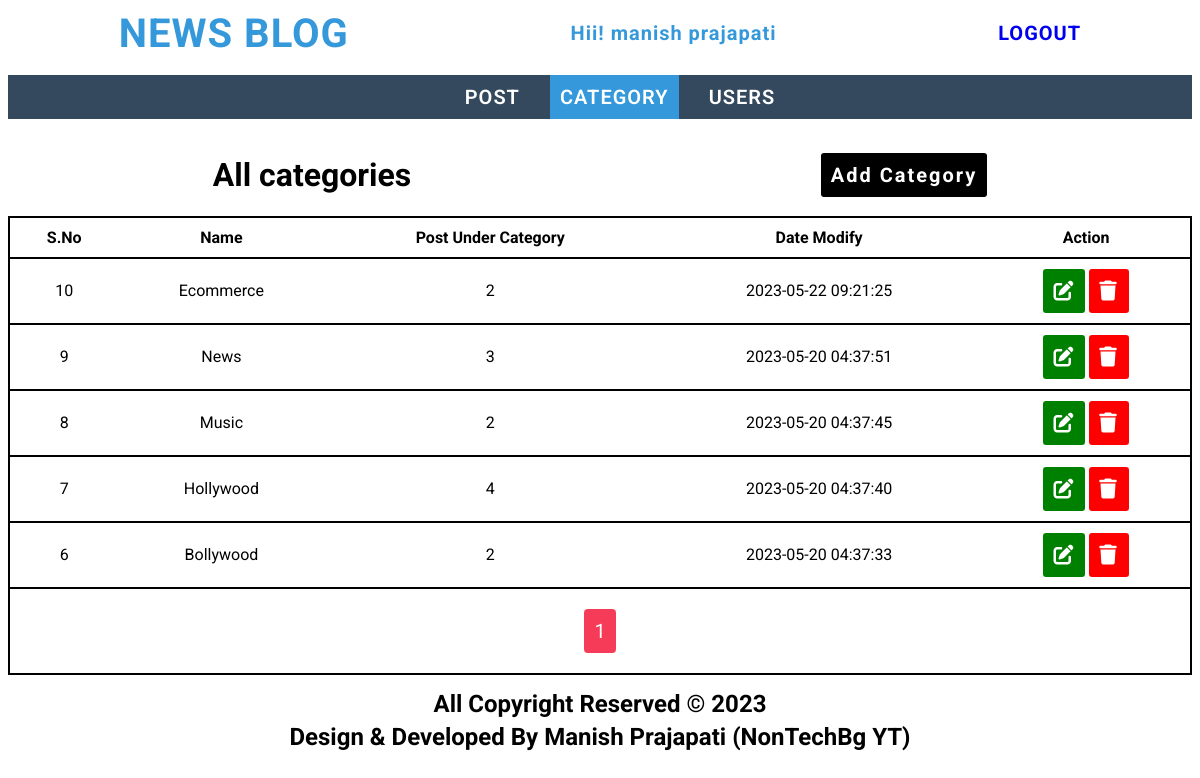
The app's page /admin/category.php (signed in) with its own data.
### tables this page shows
CREATE TABLE `category` (
  `sr_no` int(11) NOT NULL,
  `cat_name` varchar(100) NOT NULL,
  `post_under_cat` int(5) NOT NULL DEFAULT 0,
  `date_modify` datetime NOT NULL
);

### admin/category.php (the view, shortened to what this page needs)
<?php require_once("parts/header.php"); ?>
    <div class="d-flex">
        <h1>All categories</h1>
        <a href="add_category.php" class="btn-black">add category</a>
    </div>
    <table>
        <thead>
            <tr>
                <th>S.No</th>
                <th>name</th>
                <th>post under category</th>
                <th>date modify</th>
                <th>action</th>
            </tr>
        </thead>
        <tbody>
        <?php
            $query = "SELECT * FROM category ORDER BY date_modify DESC LIMIT $offset,$global_limit";
            $result = mysqli_query($conn,$query);
            $total_rows = mysqli_num_rows($result);
            if($total_rows > 0){
                while($data = mysqli_fetch_assoc($result)){
                    echo "<tr>
                    <td>{$data['sr_no']}</td>
                    <td>{$data['cat_name']}</td>
                    <td>{$data['post_under_cat']}</td>
                    <td>{$data['date_modify']}</td>
                    <td>
                        <a class='btn-green' href='edit_category.php?id={$data['sr_no']}&cat_name={$data['cat_name']}'><i class='fa-solid fa-pen-to-square'></i></a>
                        <a class='btn-red' href='del_category.php?id={$data['sr_no']}'><i class='fa-solid fa-trash'></i></a>
                    </td>
                </tr>";
                }
            }else{
                echo "<tr><td colspan='5'>no categories found</td></tr>";
            }
            $pagi_query = "SELECT COUNT(*) as total FROM category";
            $result2 = mysqli_query($conn,$pagi_query);
            $info = mysqli_fetch_assoc($result2);
            $total_records = $info['total'];
            $total_pages = ceil($total_records/$global_limit);
        ?>
        </tbody>
        <tfoot>
            <tr>
                <td colspan='5'>
                <div class='pagination'>
                    <?php
                        for($i=1;$i<=$total_pages;$i++){
                            $active = $page == $i ? "active":"";
                            echo "<a href='category.php?page=$i' class='$active'>$i</a>";
                        }
                    ?>
                </div>
                </td>
            </tr>
        </tfoot>
    </table>
<?php require_once("parts/footer.php"); ?>

### admin/color.css (style rules this page uses)
* { font-family: 'Roboto', sans-serif; list-style-type: none; }
a { text-decoration: none; }
.login,.btn-black,.btn-green,.btn-red { outline: none; border: none; padding: 10px; text-transform: capitalize; letter-spacing: 2px; color: #fff; background-color: #3498db; border-radius: 3px; cursor: pointer; font-size: 20px; font-weight: bold; }
.btn-black { background-color: black; }
.btn-green { display: inline-block; background-color: green; }
.btn-red { display: inline-block; background-color: red; }
.d-flex { display: flex; justify-content: space-around; align-items: center; }
table { width: 100%; border: 2px solid black; border-radius: 3px; text-transform: capitalize; text-align: center; border-collapse: collapse; }
table th,table td { padding: 10px; }
table tr { border-bottom: 2px solid black; }
table tr:first-child { border-top: 2px solid black; }
table tr:last-child { border-bottom: none; }
.pagination { padding: 20px; margin: 0 auto; }
.pagination a { text-transform: capitalize; font-size: 20px; background-color: #3c40c6; color: #fff; padding: 10px; border-radius: 4px; margin: 0 3px; }
.pagination a.active { background-color: #f53b57; }

### records on screen
category: sr_no "10", cat_name "Ecommerce", post_under_cat "2", date_modify "2023-05-22 09:21:25"
category: sr_no "9", cat_name "News", post_under_cat "3", date_modify "2023-05-20 04:37:51"
category: sr_no "8", cat_name "Music", post_under_cat "2", date_modify "2023-05-20 04:37:45"
category: sr_no "7", cat_name "Hollywood", post_under_cat "4", date_modify "2023-05-20 04:37:40"
category: sr_no "6", cat_name "Bollywood", post_under_cat "2", date_modify "2023-05-20 04:37:33"

### other values on screen
$_SESSION["full_name"] "manish prajapati"
$val "POST"
$val "CATEGORY"
$val "USERS"
